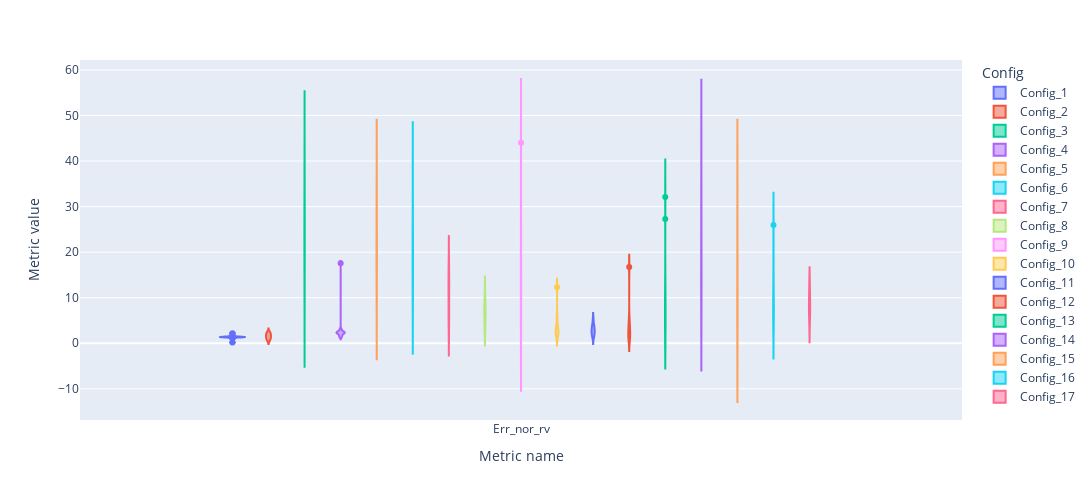

Write notebook code for a chart like this one.
### Markdown cell above
### Normal river

### Code cell
fig = px.violin(nor_rv, y='Metric value', x='Metric name', color='Config', box=False, height=500, width=1200)
fig.show()

### Figure 1 — Plotly figure (JSON) as saved in the notebook; plotly's stock layout.template omitted (floating-point values rounded to 4 significant figures)
{"data": [{"alignmentgroup": "True", "box": {"visible": false}, "hovertemplate": "Config=Config_1<br>Metric name=%{x}<br>Metric value=%{y}<extra></extra>", "legendgroup": "Config_1", "marker": {"color": "#636efa"}, "name": "Config_1", "offsetgroup": "Config_1", "orientation": "v", "scalegroup": "True", "showlegend": true, "type": "violin", "x": ["Err_nor_rv", "Err_nor_rv", "Err_nor_rv", "Err_nor_rv", "Err_nor_rv", "Err_nor_rv", "Err_nor_rv", "Err_nor_rv", "Err_nor_rv", "Err_nor_rv"], "x0": " ", "xaxis": "x", "y": [1.706, 1.024, 2.218, 1.365, 1.365, 1.536, 0.1706, 1.365, 1.365, 1.365], "y0": " ", "yaxis": "y"}, {"alignmentgroup": "True", "box": {"visible": false}, "hovertemplate": "Config=Config_2<br>Metric name=%{x}<br>Metric value=%{y}<extra></extra>", "legendgroup": "Config_2", "marker": {"color": "#EF553B"}, "name": "Config_2", "offsetgroup": "Config_2", "orientation": "v", "scalegroup": "True", "showlegend": true, "type": "violin", "x": ["Err_nor_rv", "Err_nor_rv", "Err_nor_rv", "Err_nor_rv", "Err_nor_rv", "Err_nor_rv", "Err_nor_rv", "Err_nor_rv", "Err_nor_rv", "Err_nor_rv"], "x0": " ", "xaxis": "x", "y": [2.389, 0.6826, 1.877, 2.389, 1.365, 1.195, 2.048, 1.706, 0.6826, 1.195], "y0": " ", "yaxis": "y"}, {"alignmentgroup": "True", "box": {"visible": false}, "hovertemplate": "Config=Config_3<br>Metric name=%{x}<br>Metric value=%{y}<extra></extra>", "legendgroup": "Config_3", "marker": {"color": "#00cc96"}, "name": "Config_3", "offsetgroup": "Config_3", "orientation": "v", "scalegroup": "True", "showlegend": true, "type": "violin", "x": ["Err_nor_rv", "Err_nor_rv", "Err_nor_rv", "Err_nor_rv", "Err_nor_rv", "Err_nor_rv", "Err_nor_rv", "Err_nor_rv", "Err_nor_rv", "Err_nor_rv"], "x0": " ", "xaxis": "x", "y": [26.96, 24.74, 24.57, 32.94, 19.28, 30.72, 42.32, 16.38, 17.41, 7.85], "y0": " ", "yaxis": "y"}, {"alignmentgroup": "True", "box": {"visible": false}, "hovertemplate": "Config=Config_4<br>Metric name=%{x}<br>Metric value=%{y}<extra></extra>", "legendgroup": "Config_4", "marker": {"color": "#ab63fa"}, "name": "Config_4", "offsetgroup": "Config_4", "orientation": "v", "scalegroup": "True", "showlegend": true, "type": "violin", "x": ["Err_nor_rv", "Err_nor_rv", "Err_nor_rv", "Err_nor_rv", "Err_nor_rv", "Err_nor_rv", "Err_nor_rv", "Err_nor_rv", "Err_nor_rv", "Err_nor_rv"], "x0": " ", "xaxis": "x", "y": [2.389, 2.389, 1.365, 17.58, 1.706, 2.56, 2.389, 3.072, 2.218, 2.048], "y0": " ", "yaxis": "y"}, {"alignmentgroup": "True", "box": {"visible": false}, "hovertemplate": "Config=Config_5<br>Metric name=%{x}<br>Metric value=%{y}<extra></extra>", "legendgroup": "Config_5", "marker": {"color": "#FFA15A"}, "name": "Config_5", "offsetgroup": "Config_5", "orientation": "v", "scalegroup": "True", "showlegend": true, "type": "violin", "x": ["Err_nor_rv", "Err_nor_rv", "Err_nor_rv", "Err_nor_rv", "Err_nor_rv", "Err_nor_rv", "Err_nor_rv", "Err_nor_rv", "Err_nor_rv", "Err_nor_rv"], "x0": " ", "xaxis": "x", "y": [17.24, 16.38, 16.38, 37.54, 25.09, 28.33, 31.23, 18.6, 20.65, 8.02], "y0": " ", "yaxis": "y"}, {"alignmentgroup": "True", "box": {"visible": false}, "hovertemplate": "Config=Config_6<br>Metric name=%{x}<br>Metric value=%{y}<extra></extra>", "legendgroup": "Config_6", "marker": {"color": "#19d3f3"}, "name": "Config_6", "offsetgroup": "Config_6", "orientation": "v", "scalegroup": "True", "showlegend": true, "type": "violin", "x": ["Err_nor_rv", "Err_nor_rv", "Err_nor_rv", "Err_nor_rv", "Err_nor_rv", "Err_nor_rv", "Err_nor_rv", "Err_nor_rv", "Err_nor_rv", "Err_nor_rv"], "x0": " ", "xaxis": "x", "y": [18.77, 38.05, 29.18, 18.94, 27.65, 18.6, 17.24, 8.191, 8.703, 17.06], "y0": " ", "yaxis": "y"}, {"alignmentgroup": "True", "box": {"visible": false}, "hovertemplate": "Config=Config_7<br>Metric name=%{x}<br>Metric value=%{y}<extra></extra>", "legendgroup": "Config_7", "marker": {"color": "#FF6692"}, "name": "Config_7", "offsetgroup": "Config_7", "orientation": "v", "scalegroup": "True", "showlegend": true, "type": "violin", "x": ["Err_nor_rv", "Err_nor_rv", "Err_nor_rv", "Err_nor_rv", "Err_nor_rv", "Err_nor_rv", "Err_nor_rv", "Err_nor_rv", "Err_nor_rv", "Err_nor_rv"], "x0": " ", "xaxis": "x", "y": [6.485, 12.8, 7.679, 4.778, 17.24, 15.19, 14.33, 3.584, 9.898, 13.14], "y0": " ", "yaxis": "y"}, {"alignmentgroup": "True", "box": {"visible": false}, "hovertemplate": "Config=Config_8<br>Metric name=%{x}<br>Metric value=%{y}<extra></extra>", "legendgroup": "Config_8", "marker": {"color": "#B6E880"}, "name": "Config_8", "offsetgroup": "Config_8", "orientation": "v", "scalegroup": "True", "showlegend": true, "type": "violin", "x": ["Err_nor_rv", "Err_nor_rv", "Err_nor_rv", "Err_nor_rv", "Err_nor_rv", "Err_nor_rv", "Err_nor_rv", "Err_nor_rv", "Err_nor_rv", "Err_nor_rv"], "x0": " ", "xaxis": "x", "y": [7.679, 6.655, 4.437, 11.26, 8.191, 2.901, 9.386, 6.997, 6.997, 3.925], "y0": " ", "yaxis": "y"}, {"alignmentgroup": "True", "box": {"visible": false}, "hovertemplate": "Config=Config_9<br>Metric name=%{x}<br>Metric value=%{y}<extra></extra>", "legendgroup": "Config_9", "marker": {"color": "#FF97FF"}, "name": "Config_9", "offsetgroup": "Config_9", "orientation": "v", "scalegroup": "True", "showlegend": true, "type": "violin", "x": ["Err_nor_rv", "Err_nor_rv", "Err_nor_rv", "Err_nor_rv", "Err_nor_rv", "Err_nor_rv", "Err_nor_rv", "Err_nor_rv", "Err_nor_rv", "Err_nor_rv"], "x0": " ", "xaxis": "x", "y": [14.16, 22.01, 29.69, 12.8, 7.679, 3.754, 14.16, 3.754, 17.58, 44.03], "y0": " ", "yaxis": "y"}, {"alignmentgroup": "True", "box": {"visible": false}, "hovertemplate": "Config=Config_10<br>Metric name=%{x}<br>Metric value=%{y}<extra></extra>", "legendgroup": "Config_10", "marker": {"color": "#FECB52"}, "name": "Config_10", "offsetgroup": "Config_10", "orientation": "v", "scalegroup": "True", "showlegend": true, "type": "violin", "x": ["Err_nor_rv", "Err_nor_rv", "Err_nor_rv", "Err_nor_rv", "Err_nor_rv", "Err_nor_rv", "Err_nor_rv", "Err_nor_rv", "Err_nor_rv", "Err_nor_rv"], "x0": " ", "xaxis": "x", "y": [12.29, 2.389, 2.389, 1.365, 2.389, 5.631, 3.072, 4.266, 2.56, 2.56], "y0": " ", "yaxis": "y"}, {"alignmentgroup": "True", "box": {"visible": false}, "hovertemplate": "Config=Config_11<br>Metric name=%{x}<br>Metric value=%{y}<extra></extra>", "legendgroup": "Config_11", "marker": {"color": "#636efa"}, "name": "Config_11", "offsetgroup": "Config_11", "orientation": "v", "scalegroup": "True", "showlegend": true, "type": "violin", "x": ["Err_nor_rv", "Err_nor_rv", "Err_nor_rv", "Err_nor_rv", "Err_nor_rv", "Err_nor_rv", "Err_nor_rv", "Err_nor_rv", "Err_nor_rv", "Err_nor_rv"], "x0": " ", "xaxis": "x", "y": [2.218, 2.56, 5.29, 3.584, 4.096, 1.195, 3.413, 1.877, 2.218, 3.072], "y0": " ", "yaxis": "y"}, {"alignmentgroup": "True", "box": {"visible": false}, "hovertemplate": "Config=Config_12<br>Metric name=%{x}<br>Metric value=%{y}<extra></extra>", "legendgroup": "Config_12", "marker": {"color": "#EF553B"}, "name": "Config_12", "offsetgroup": "Config_12", "orientation": "v", "scalegroup": "True", "showlegend": true, "type": "violin", "x": ["Err_nor_rv", "Err_nor_rv", "Err_nor_rv", "Err_nor_rv", "Err_nor_rv", "Err_nor_rv", "Err_nor_rv", "Err_nor_rv", "Err_nor_rv", "Err_nor_rv"], "x0": " ", "xaxis": "x", "y": [1.877, 4.608, 1.024, 1.365, 16.72, 2.048, 2.218, 1.877, 3.754, 4.778], "y0": " ", "yaxis": "y"}, {"alignmentgroup": "True", "box": {"visible": false}, "hovertemplate": "Config=Config_13<br>Metric name=%{x}<br>Metric value=%{y}<extra></extra>", "legendgroup": "Config_13", "marker": {"color": "#00cc96"}, "name": "Config_13", "offsetgroup": "Config_13", "orientation": "v", "scalegroup": "True", "showlegend": true, "type": "violin", "x": ["Err_nor_rv", "Err_nor_rv", "Err_nor_rv", "Err_nor_rv", "Err_nor_rv", "Err_nor_rv", "Err_nor_rv", "Err_nor_rv", "Err_nor_rv", "Err_nor_rv"], "x0": " ", "xaxis": "x", "y": [3.584, 27.3, 7.679, 32.08, 4.437, 2.73, 11.95, 10.58, 2.73, 9.044], "y0": " ", "yaxis": "y"}, {"alignmentgroup": "True", "box": {"visible": false}, "hovertemplate": "Config=Config_14<br>Metric name=%{x}<br>Metric value=%{y}<extra></extra>", "legendgroup": "Config_14", "marker": {"color": "#ab63fa"}, "name": "Config_14", "offsetgroup": "Config_14", "orientation": "v", "scalegroup": "True", "showlegend": true, "type": "violin", "x": ["Err_nor_rv", "Err_nor_rv", "Err_nor_rv", "Err_nor_rv", "Err_nor_rv", "Err_nor_rv", "Err_nor_rv", "Err_nor_rv", "Err_nor_rv", "Err_nor_rv"], "x0": " ", "xaxis": "x", "y": [10.58, 42.83, 28.84, 9.044, 16.89, 32.59, 20.99, 12.29, 12.12, 13.99], "y0": " ", "yaxis": "y"}, {"alignmentgroup": "True", "box": {"visible": false}, "hovertemplate": "Config=Config_15<br>Metric name=%{x}<br>Metric value=%{y}<extra></extra>", "legendgroup": "Config_15", "marker": {"color": "#FFA15A"}, "name": "Config_15", "offsetgroup": "Config_15", "orientation": "v", "scalegroup": "True", "showlegend": true, "type": "violin", "x": ["Err_nor_rv", "Err_nor_rv", "Err_nor_rv", "Err_nor_rv", "Err_nor_rv", "Err_nor_rv", "Err_nor_rv", "Err_nor_rv", "Err_nor_rv", "Err_nor_rv"], "x0": " ", "xaxis": "x", "y": [3.925, 4.949, 7.509, 33.45, 14.51, 31.91, 25.6, 17.06, 2.73, 7.509], "y0": " ", "yaxis": "y"}, {"alignmentgroup": "True", "box": {"visible": false}, "hovertemplate": "Config=Config_16<br>Metric name=%{x}<br>Metric value=%{y}<extra></extra>", "legendgroup": "Config_16", "marker": {"color": "#19d3f3"}, "name": "Config_16", "offsetgroup": "Config_16", "orientation": "v", "scalegroup": "True", "showlegend": true, "type": "violin", "x": ["Err_nor_rv", "Err_nor_rv", "Err_nor_rv", "Err_nor_rv", "Err_nor_rv", "Err_nor_rv", "Err_nor_rv", "Err_nor_rv", "Err_nor_rv", "Err_nor_rv"], "x0": " ", "xaxis": "x", "y": [6.997, 25.94, 4.608, 3.754, 20.48, 14.16, 10.92, 7.679, 8.362, 7.167], "y0": " ", "yaxis": "y"}, {"alignmentgroup": "True", "box": {"visible": false}, "hovertemplate": "Config=Config_17<br>Metric name=%{x}<br>Metric value=%{y}<extra></extra>", "legendgroup": "Config_17", "marker": {"color": "#FF6692"}, "name": "Config_17", "offsetgroup": "Config_17", "orientation": "v", "scalegroup": "True", "showlegend": true, "type": "violin", "x": ["Err_nor_rv", "Err_nor_rv", "Err_nor_rv", "Err_nor_rv", "Err_nor_rv", "Err_nor_rv", "Err_nor_rv", "Err_nor_rv", "Err_nor_rv", "Err_nor_rv"], "x0": " ", "xaxis": "x", "y": [6.314, 13.14, 10.07, 10.07, 8.703, 3.754, 6.485, 6.826, 12.97, 8.191], "y0": " ", "yaxis": "y"}], "layout": {"height": 500, "legend": {"title": {"text": "Config"}, "tracegroupgap": 0}, "margin": {"t": 60}, "violinmode": "group", "width": 1200, "xaxis": {"anchor": "y", "domain": [0, 1], "title": {"text": "Metric name"}}, "yaxis": {"anchor": "x", "domain": [0, 1], "title": {"text": "Metric value"}}}}
